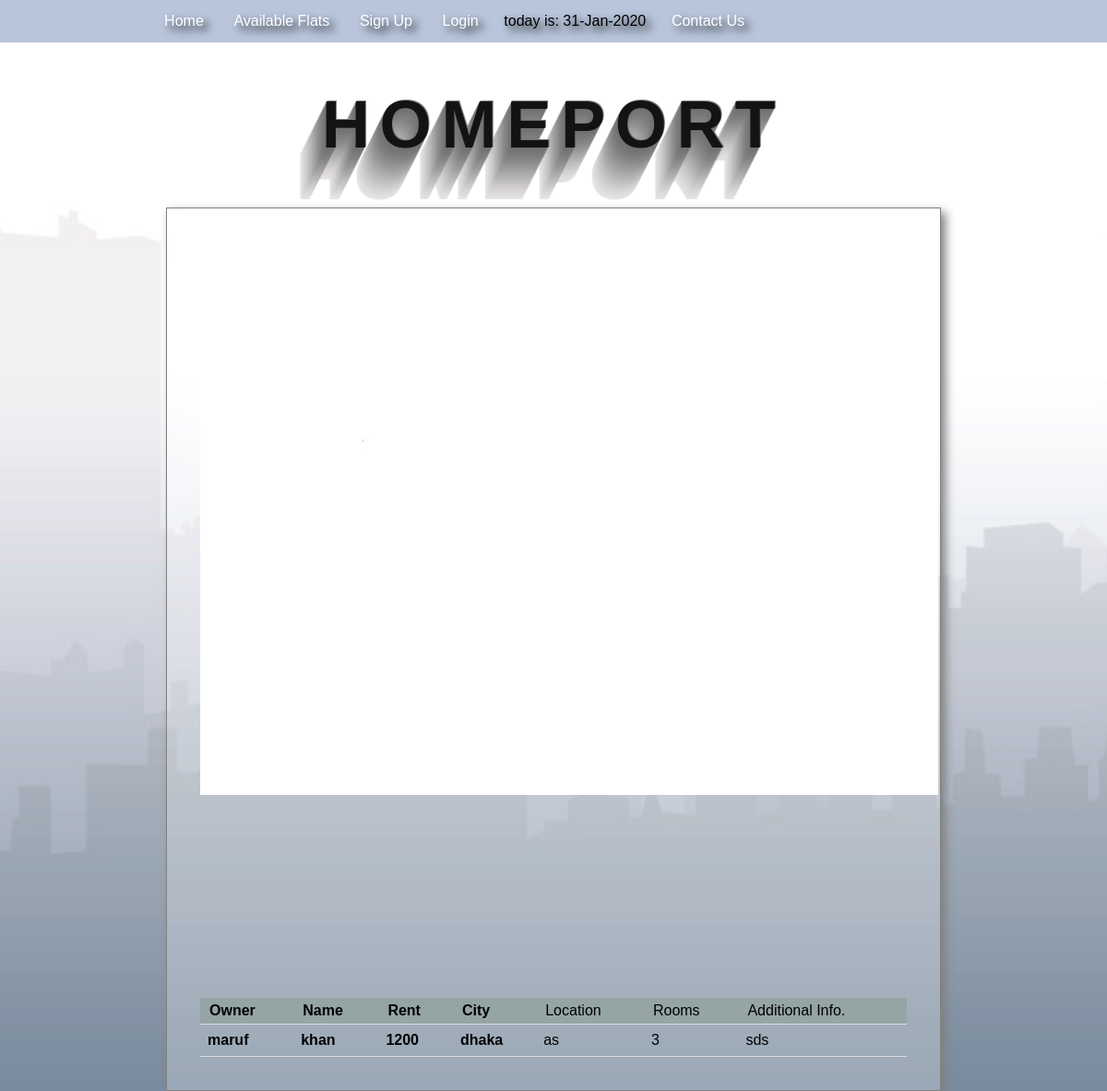
The page /flat_details.php?id=2 on the database its author committed.
### tables this page shows
CREATE TABLE `available_flats` (
  `flat_id` int(100) NOT NULL,
  `owner_id` int(100) NOT NULL,
  `owner_username` varchar(100) NOT NULL,
  `flat_city` varchar(100) NOT NULL,
  `flat_location` varchar(100) NOT NULL,
  `flat_rent` int(100) NOT NULL,
  `available` tinyint(1) NOT NULL DEFAULT 1
);

CREATE TABLE `flat_details` (
  `flat_id` int(100) NOT NULL,
  `flat_city` varchar(100) NOT NULL,
  `flat_location` varchar(100) NOT NULL,
  `flat_size` int(100) NOT NULL,
  `num_of_rooms` int(100) NOT NULL,
  `additional_info` text NOT NULL,
  `image` text NOT NULL
);

CREATE TABLE `members` (
  `member_id` int(100) NOT NULL,
  `username` varchar(100) NOT NULL,
  `first_name` varchar(100) NOT NULL,
  `last_name` varchar(100) NOT NULL,
  `password` varchar(100) NOT NULL,
  `contact_no` varchar(100) NOT NULL,
  `city` varchar(100) NOT NULL,
  `location` varchar(100) NOT NULL,
  `gender` varchar(100) NOT NULL,
  `join_date` date NOT NULL
);

### flat_details.php (the view, shortened to what this page needs)
<?php
	 	include_once "includes/header.php";
	 	include_once "connection.php";
	$apt_id=$_GET['id'];
	$sqldetails=mysqli_query($con,"SELECT *
		FROM available_flats f
		join members m on m.member_id =f.owner_id
		join flat_details d on d.flat_id=f.flat_id
		where f.flat_id=$apt_id");
	$aptdetails = mysqli_fetch_array($sqldetails,MYSQLI_BOTH);
?>
	<div  ><strong> </strong>
		<div >
			<img style="height: auto;width: 800px;" src="apartment_images/<?php echo $aptdetails['image']?>">
		</div>
		<div >
			<table class="tblclss"; style="border-collapse: collapse;width: 100%">
				<tr>
					<th style="background-color:#95a5a6; padding: 5px 10px">Owner</th><br>
					<th style="background-color:#95a5a6; padding: 5px 10px">Name</th><br>
					<th style="background-color:#95a5a6; padding: 5px 10px">Rent</th<br>
					<th style="background-color:#95a5a6; padding: 5px 10px">City</th><br>
					<td style="background-color:#95a5a6; padding: 5px 10px">Location</td><br>
					<td style="background-color:#95a5a6; padding: 5px 10px">Rooms</td><br>
					<td style="background-color:#95a5a6; padding: 5px 10px">Additional Info.</td><br>
				</tr>
				<tr>
					<th ><?php echo $aptdetails['first_name']; ?></th><br>
					<th ><?php echo $aptdetails['last_name']; ?></th><br>
					<th ><?php echo $aptdetails['flat_rent']; ?></th<br>
					<th ><?php echo $aptdetails['flat_city']; ?></th><br>
					<td ><?php echo $aptdetails['flat_location']; ?></td><br>
					<td ><?php echo $aptdetails['num_of_rooms']; ?></td><br>
					<td ><?php echo $aptdetails['additional_info']; ?></td><br>
				</tr>
			</table>
		</div>
	</div>
	 </div>
	</body>
</html>

### css/style.css (style rules this page uses)
body { background-image: url("../images/register-background-001.jpg"); background-attachment: fixed; background-size: cover; font-family: arial; margin:0 auto; }
.tblclss { overflow: hidden; }
table { border-collapse: collapse; width: 100%; }
th, th { padding: 8px; text-align: left; border-bottom: 1px solid #ddd; }

### slideshow.php (style rules this page uses)
* { box-sizing:border-box }
body { font-family: Verdana,sans-serif;margin:0 }

### flat_details.php (style rules this page uses)
table { border-collapse: collapse; width: 100%; }
th, td { padding: 8px; text-align: left; border-bottom: 1px solid #ddd; }

### rows shown on the page
available_flats: flat_details.image (picture), owner.first_name "maruf", owner.last_name "khan", flat_rent "1200", flat_details.flat_city "dhaka", flat_details.flat_location "as", flat_details.num_of_rooms "3", flat_details.additional_info "sds"
